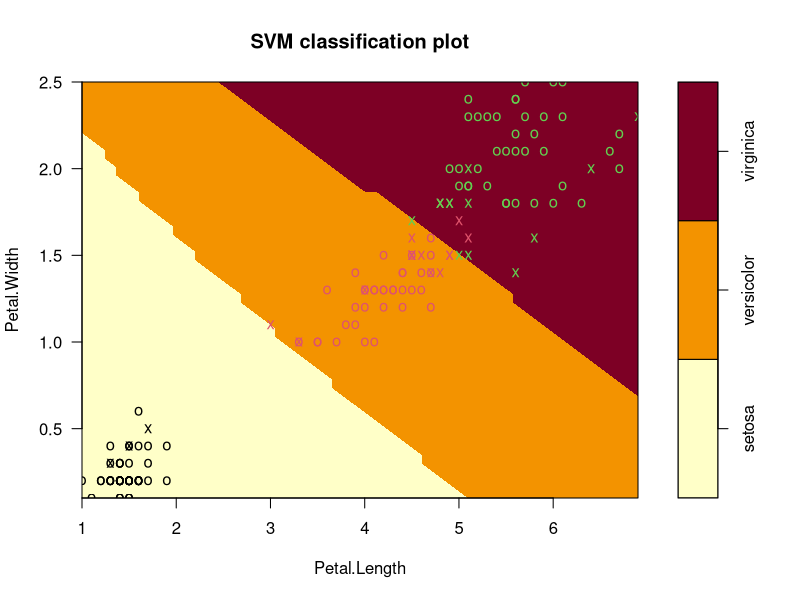

Source code (R):
##### Chapter 9 SVM

## Example 1; svm{e1071}
library("e1071")
data(iris)
svm.e1071 <- svm(Species ~ . , data = iris,
                 type = "C-classification",  # "C-classification", "eps-regression", ets
                 kernel = "radial", # GaussianRBF 
                 cost = 10, gamma = 0.1) # tune parametor
summary(svm.e1071)

plot(svm.e1071, iris, Petal.Width ~ Petal.Length,
     slice = list(Sepal.Width = 3, Sepal.Length = 4))
